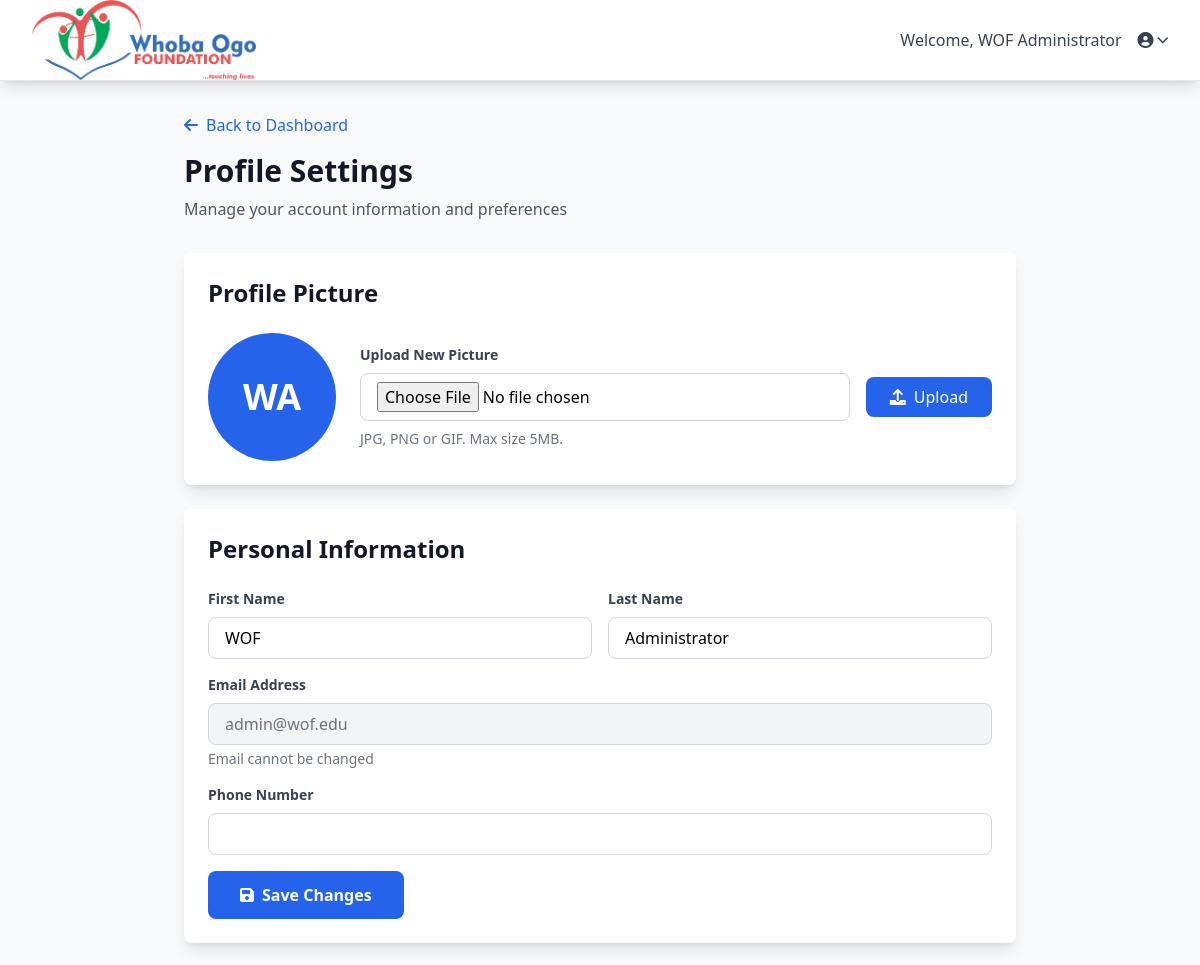
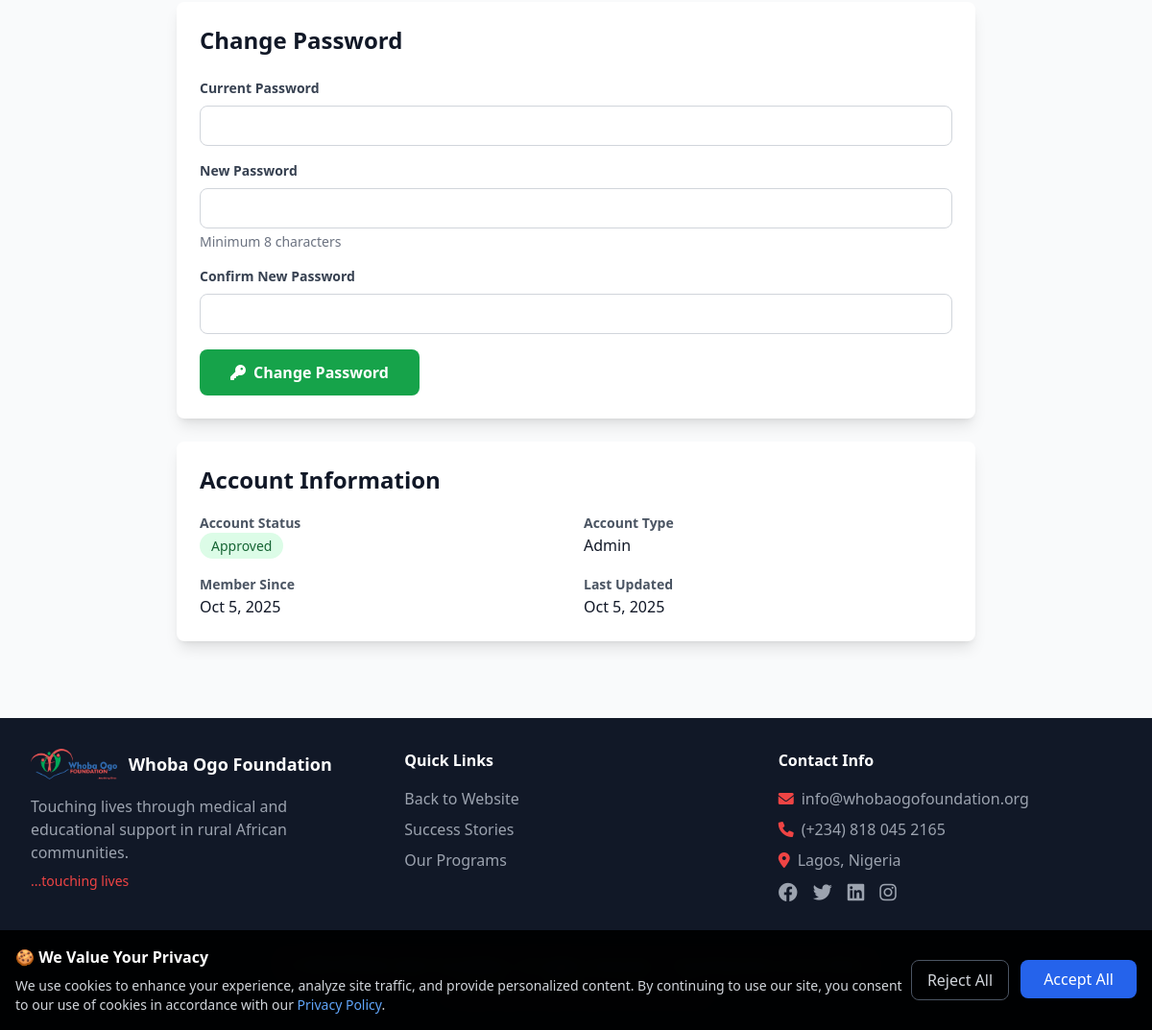
Page /profile-settings.php (signed in) on the committed database (2 pictures, top to bottom).
### tables this page shows
CREATE TABLE IF NOT EXISTS users (
    id INT AUTO_INCREMENT PRIMARY KEY,
    email VARCHAR(255) UNIQUE NOT NULL,
    password VARCHAR(255) NOT NULL,
    first_name VARCHAR(100) NOT NULL,
    last_name VARCHAR(100) NOT NULL,
    phone VARCHAR(20) DEFAULT NULL,
    date_of_birth DATE DEFAULT NULL,
    address TEXT DEFAULT NULL,
    nationality VARCHAR(100) DEFAULT 'Nigerian',
    linkedin_profile VARCHAR(255) DEFAULT NULL,
    emergency_contact VARCHAR(255) DEFAULT NULL,
    user_type ENUM('admin', 'student', 'graduate') DEFAULT 'student',
    status ENUM('pending', 'approved', 'rejected', 'graduated') DEFAULT 'pending',
    profile_image VARCHAR(255) DEFAULT NULL,
    created_at TIMESTAMP DEFAULT CURRENT_TIMESTAMP,
    updated_at TIMESTAMP DEFAULT CURRENT_TIMESTAMP ON UPDATE CURRENT_TIMESTAMP,
    INDEX idx_email (email),
    INDEX idx_user_type (user_type),
    INDEX idx_status (status)
);

### classes/Database.php (called while the page is built, shortened)
<?php
class Database {
    private $host = DB_HOST;
    private $user = DB_USER;
    private $pass = DB_PASS;
    private $dbname = DB_NAME;
    private $conn;
    private $stmt;
    public function __construct() {
        $dsn = 'mysql:host=' . $this->host . ';dbname=' . $this->dbname;
        $options = array(
            PDO::ATTR_PERSISTENT => true,
            PDO::ATTR_ERRMODE => PDO::ERRMODE_EXCEPTION,
            PDO::ATTR_DEFAULT_FETCH_MODE => PDO::FETCH_ASSOC
        );
        try {
            $this->conn = new PDO($dsn, $this->user, $this->pass, $options);
        } catch(PDOException $e) {
            $this->error = $e->getMessage();
            echo 'Connection Error: ' . $this->error;
        }
    }
    public function query($query) {
        $this->stmt = $this->conn->prepare($query);
    }
    public function bind($param, $value, $type = null) {
        if(is_null($type)) {
            switch(true) {
                case is_int($value):
                    $type = PDO::PARAM_INT;
                    break;
            }
        }
        $this->stmt->bindValue($param, $value, $type);
    }
    public function execute() {
        return $this->stmt->execute();
    }
    public function single() {
        $this->execute();
        return $this->stmt->fetch();
    }
}
?>

### profile-settings.php (the view, shortened to what this page needs)
<?php
require_once 'classes/Database.php';
include 'includes/header.php';
$db = new Database();
$db->query('SELECT * FROM users WHERE id = :id');
$db->bind(':id', $_SESSION['user_id']);
$user = $db->single();
?>
<div class="max-w-4xl mx-auto py-8 px-4 sm:px-6 lg:px-8">
    <div class="mb-8">
        <a href="dashboard.php" class="text-primary hover:underline mb-4 inline-block">
            <i class="fas fa-arrow-left mr-2"></i>Back to Dashboard
        </a>
        <h1 class="text-3xl font-bold text-gray-900">Profile Settings</h1>
        <p class="text-gray-600 mt-2">Manage your account information and preferences</p>
    </div>
    <div class="space-y-6">
        <div class="bg-white rounded-lg shadow-lg p-6">
            <h2 class="text-2xl font-bold text-gray-900 mb-6">Profile Picture</h2>
            <div class="flex items-center space-x-6">
                <?php if (isset($user['profile_image']) && $user['profile_image']): ?>
                    <img src="uploads/profiles/<?php echo htmlspecialchars($user['profile_image']); ?>"
                        alt="Profile" class="w-32 h-32 rounded-full object-cover border-4 border-primary">
                <?php else: ?>
                    <div class="w-32 h-32 bg-primary rounded-full flex items-center justify-center text-white text-4xl font-bold">
                        <?php echo strtoupper(substr($user['first_name'], 0, 1) . substr($user['last_name'], 0, 1)); ?>
                    </div>
                <?php endif; ?>
                <form method="POST" enctype="multipart/form-data" class="flex-1">
                    <label class="block mb-2 text-sm font-semibold text-gray-700">Upload New Picture</label>
                    <div class="flex items-center gap-4">
                        <input type="file" name="profile_image" accept="image/*"
                               class="flex-1 px-4 py-2 border border-gray-300 rounded-lg focus:ring-2 focus:ring-primary focus:border-transparent">
                        <button type="submit"
                                class="bg-primary text-white px-6 py-2 rounded-lg hover:bg-blue-700 transition">
                            <i class="fas fa-upload mr-2"></i>Upload
                        </button>
                    </div>
                    <p class="text-sm text-gray-500 mt-2">JPG, PNG or GIF. Max size 5MB.</p>
                </form>
            </div>
        </div>
        <div class="bg-white rounded-lg shadow-lg p-6">
            <h2 class="text-2xl font-bold text-gray-900 mb-6">Personal Information</h2>
            <form method="POST" class="space-y-4">
                <div class="grid grid-cols-1 md:grid-cols-2 gap-4">
                    <div>
                        <label class="block mb-2 text-sm font-semibold text-gray-700">First Name</label>
                        <input type="text" name="first_name"
                               value="<?php echo htmlspecialchars($user['first_name']); ?>"
                               required
                               class="w-full px-4 py-2 border border-gray-300 rounded-lg focus:ring-2 focus:ring-primary focus:border-transparent">
                    </div>
                    <div>
                        <label class="block mb-2 text-sm font-semibold text-gray-700">Last Name</label>
                        <input type="text" name="last_name"
                               value="<?php echo htmlspecialchars($user['last_name']); ?>"
                               required
                               class="w-full px-4 py-2 border border-gray-300 rounded-lg focus:ring-2 focus:ring-primary focus:border-transparent">
                    </div>
                </div>
                <div>
                    <label class="block mb-2 text-sm font-semibold text-gray-700">Email Address</label>
                    <input type="email"
                           value="<?php echo htmlspecialchars($user['email']); ?>"
                           disabled
                           class="w-full px-4 py-2 border border-gray-300 rounded-lg bg-gray-100 text-gray-500 cursor-not-allowed">
                    <p class="text-sm text-gray-500 mt-1">Email cannot be changed</p>
                </div>
                <div>
                    <label class="block mb-2 text-sm font-semibold text-gray-700">Phone Number</label>
                    <input type="tel" name="phone"
                           value="<?php echo htmlspecialchars(isset($user['phone']) ? $user['phone'] : ''); ?>"
                           class="w-full px-4 py-2 border border-gray-300 rounded-lg focus:ring-2 focus:ring-primary focus:border-transparent">
                </div>
                <button type="submit" name="update_profile"
                        class="bg-primary text-white px-8 py-3 rounded-lg hover:bg-blue-700 transition font-semibold">
                    <i class="fas fa-save mr-2"></i>Save Changes
                </button>
            </form>
        </div>
        <div class="bg-white rounded-lg shadow-lg p-6">
            <h2 class="text-2xl font-bold text-gray-900 mb-6">Change Password</h2>
            <form method="POST" class="space-y-4">
                <div>
                    <label class="block mb-2 text-sm font-semibold text-gray-700">Current Password</label>
                    <input type="password" name="current_password"
                           required
                           class="w-full px-4 py-2 border border-gray-300 rounded-lg focus:ring-2 focus:ring-primary focus:border-transparent">
                </div>
                <div>
                    <label class="block mb-2 text-sm font-semibold text-gray-700">New Password</label>
                    <input type="password" name="new_password"
                           required minlength="8"
                           class="w-full px-4 py-2 border border-gray-300 rounded-lg focus:ring-2 focus:ring-primary focus:border-transparent">
                    <p class="text-sm text-gray-500 mt-1">Minimum 8 characters</p>
                </div>
                <div>
                    <label class="block mb-2 text-sm font-semibold text-gray-700">Confirm New Password</label>
                    <input type="password" name="confirm_password"
                           required minlength="8"
                           class="w-full px-4 py-2 border border-gray-300 rounded-lg focus:ring-2 focus:ring-primary focus:border-transparent">
                </div>
                <button type="submit" name="change_password"
                        class="bg-secondary text-white px-8 py-3 rounded-lg hover:bg-green-700 transition font-semibold">
                    <i class="fas fa-key mr-2"></i>Change Password
                </button>
            </form>
        </div>
        <div class="bg-white rounded-lg shadow-lg p-6">
            <h2 class="text-2xl font-bold text-gray-900 mb-4">Account Information</h2>
            <div class="grid grid-cols-1 md:grid-cols-2 gap-4">
                <div>
                    <label class="text-sm font-semibold text-gray-600">Account Status</label>
                    <p class="text-gray-900">
                        <?php if (isset($user['status'])): ?>
                            <span class="px-3 py-1 rounded-full text-sm font-medium
                                <?php if ($user['status'] === 'approved'): ?>bg-green-100 text-green-800<?php endif; ?>
                                <?php if ($user['status'] === 'pending'): ?>bg-yellow-100 text-yellow-800<?php endif; ?>
                                <?php if ($user['status'] === 'active'): ?>bg-blue-100 text-blue-800<?php endif; ?>
                                <?php if ($user['status'] === 'graduated'): ?>bg-purple-100 text-purple-800<?php endif; ?>">
                                <?php echo ucfirst($user['status']); ?>
                            </span>
                        <?php else: ?>
                            <span class="px-3 py-1 rounded-full text-sm font-medium bg-gray-100 text-gray-800">
                                Unknown
                            </span>
                        <?php endif; ?>
                    </p>
                </div>
                <div>
                    <label class="text-sm font-semibold text-gray-600">Account Type</label>
                    <p class="text-gray-900">
                        <?php echo isset($user['user_type']) ? ucfirst($user['user_type']) : 'Unknown'; ?>
                    </p>
                </div>
                <div>
                    <label class="text-sm font-semibold text-gray-600">Member Since</label>
                    <p class="text-gray-900">
                        <?php echo isset($user['created_at']) ? date('M j, Y', strtotime($user['created_at'])) : 'N/A'; ?>
                    </p>
                </div>
                <div>
                    <label class="text-sm font-semibold text-gray-600">Last Updated</label>
                    <p class="text-gray-900">
                        <?php echo isset($user['updated_at']) ? date('M j, Y', strtotime($user['updated_at'])) : 'N/A'; ?>
                    </p>
                </div>
            </div>
        </div>
    </div>
</div>
<?php include 'includes/footer.php'; ?>

### rows in the picture
users: first_name+last_name "WA", first_name "WOF", last_name "Administrator", email "admin@wof.edu", status "Approved", user_type "Admin", created_at "Oct 5, 2025", updated_at "Oct 5, 2025"

### other values in the picture
$_SESSION['full_name'] "WOF Administrator"
APP_NAME "Whoba Ogo Foundation"
